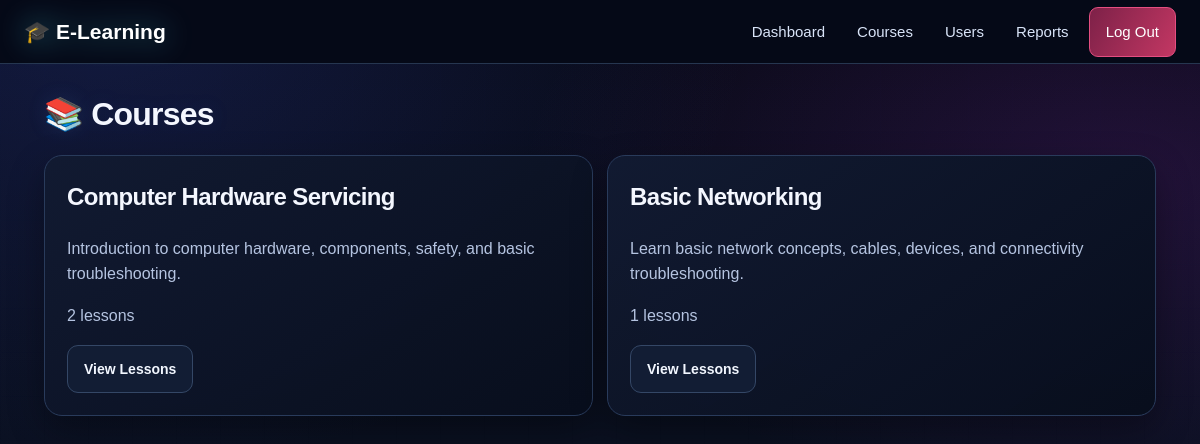
The page /courses (signed in) on the database its author committed.
### tables this page shows
CREATE TABLE courses(id INTEGER PRIMARY KEY AUTOINCREMENT,title TEXT NOT NULL,description TEXT NOT NULL,created_at TEXT DEFAULT CURRENT_TIMESTAMP);

### app.py (the view)
@app.route('/courses')
@login_required
def courses():
    con=db(); rows=con.execute('SELECT c.*, (SELECT COUNT(*) FROM lessons l WHERE l.course_id=c.id) lesson_count FROM courses c').fetchall(); con.close()
    return render_template('courses.html',courses=rows)

### app.py (called while the page is built)
def db():
    con=sqlite3.connect(DB)
    con.row_factory=sqlite3.Row
    con.execute('PRAGMA foreign_keys=ON')
    return con

def login_required(fn):
    @wraps(fn)
    def wrap(*a,**kw):
        if 'user' not in session: return redirect(url_for('login'))
        return fn(*a,**kw)
    return wrap

@app.context_processor
def inject():
    return {'user':session.get('user')}

### templates/courses.html
{% extends 'base.html' %}{% block content %}<h1>📚 Courses</h1><div class="py-grid">{% for c in courses %}<div class="py-card"><h2>{{ c.title }}</h2><p>{{ c.description }}</p><p class="py-muted">{{ c.lesson_count }} lessons</p><a class="py-btn" href="{{ url_for('course',cid=c.id) }}">View Lessons</a></div>{% else %}<p>No courses yet.</p>{% endfor %}</div>{% endblock %}

### static/style.css (style rules this page uses)
* { box-sizing:border-box }
body { margin:0;font-family:Arial,Helvetica,sans-serif;background:#f4f7fb;color:#1f2937 }
:root { color-scheme:dark; --bg:#070914;--bg-2:#0b1020;--surface:rgba(16,23,43,.88);--surface-solid:#10172b; --surface-2:#141e36;--line:rgba(125,151,205,.22);--text:#edf4ff;--muted:#9baac8; --cyan:#4deaff;--blue:#5588ff;--violet:#b66bff;--pink:#ff5bd6;--green:#57f5b2; --danger:#ff6689;--glow-cyan:0 0 14px rgba(77,234,255,.22);--glow-violet:0 0 20px rgba(182,107,255,.22); }
html { scroll-behavior:smooth;scroll-padding-top:90px;background:var(--bg) }
body { position:relative;isolation:isolate;background:radial-gradient(ellipse at 15% 0%,rgba(67,80,190,.18),transparent 42%),radial-gradient(ellipse at 90% 18%,rgba(134,50,190,.13),transparent 38%),linear-gradient(180deg,#070914 0%,#0a1020 52%,#070914 100%);background-attachment:fixed;color:var(--text);line-height:1.6;overflow-x:hidden }
body:before { content:"";position:fixed;inset:0;z-index:-1;pointer-events:none;opacity:.19;background-image:linear-gradient(rgba(110,145,220,.08) 1px,transparent 1px),linear-gradient(90deg,rgba(110,145,220,.08) 1px,transparent 1px);background-size:44px 44px;mask-image:linear-gradient(to bottom,black,transparent 82%) }
.hero h1,h1,h2,h3 { color:#f4f7ff;letter-spacing:-.025em }
h1 { line-height:1.16;text-shadow:0 0 22px rgba(85,136,255,.12) }
p { color:#c1cce3 }
.scroll-reveal { opacity:1;transform:none }
.motion-ready .scroll-reveal { opacity:0;transform:translateY(22px) scale(.99);transition:opacity .65s ease var(--reveal-delay,0ms),transform .65s cubic-bezier(.2,.75,.25,1) var(--reveal-delay,0ms) }
.motion-ready .scroll-reveal.is-visible { opacity:1;transform:translateY(0) scale(1) }
:root { color-scheme:dark!important;--bg:#070914;--text:#edf4ff;--muted:#aab8d6;--cyan:#4deaff;--violet:#b66bff }
html,body { min-height:100%;background-color:#070914!important;color:#edf4ff!important }
body { background-image:radial-gradient(ellipse at 8% 0%,rgba(61,86,220,.22),transparent 42%),radial-gradient(ellipse at 94% 22%,rgba(151,46,201,.18),transparent 38%),linear-gradient(180deg,#070914 0%,#0a1020 55%,#070914 100%)!important;background-attachment:fixed!important }
body:before { z-index:0!important;opacity:.15!important;pointer-events:none!important }
h1,h2,h3,h4,strong,b,th { color:#f4f7ff }
p,.muted,small { color:#b5c4e1 }
.motion-ready .scroll-reveal { opacity:0;transform:translateY(25px) scale(.985);transition:opacity .62s ease var(--reveal-delay,0ms),transform .62s cubic-bezier(.2,.75,.25,1) var(--reveal-delay,0ms) }

### templates/base.html (style rules this page uses)
:root { --bg:#070914;--panel:#0c1326;--line:#293b5b;--muted:#b5c4e1;--cyan:#4deaff;--pink:#c33763;--grad:linear-gradient(110deg,#1768a9,#5940b8 58%,#852f9e) }
* { box-sizing:border-box }
html,body { margin:0;min-height:100%;font-family:Arial,Helvetica,sans-serif;background:radial-gradient(ellipse at 8% 0%,rgba(61,86,220,.22),transparent 42%),radial-gradient(ellipse at 94% 22%,rgba(151,46,201,.18),transparent 38%),linear-gradient(180deg,#070914,#0a1020 55%,#070914);color:#edf4ff }
body { background-attachment:fixed }
.py-card,.hero,.stat { background:linear-gradient(145deg,rgba(18,27,50,.97),rgba(8,14,29,.98));border:1px solid #293b5b;border-radius:18px;padding:22px;color:#edf4ff;box-shadow:0 14px 36px #0005;margin:0 0 18px }
.py-card h2,.py-card h3 { margin-top:0 }
.muted,.py-muted { color:#b5c4e1 }
.py-grid { display:grid;grid-template-columns:repeat(auto-fit,minmax(165px,1fr));gap:14px;margin:18px 0 }
.py-grid .py-card { margin:0 }
.py-btn,button { display:inline-flex;align-items:center;justify-content:center;gap:7px;padding:12px 16px;border:1px solid #344766;border-radius:11px;background:#121d34;color:#f2f7ff;text-decoration:none;font-weight:700;cursor:pointer;font-size:14px }

### rows shown on the page
courses: title "Computer Hardware Servicing", description "Introduction to computer hardware, components, safety, and basic troubleshooting.", lesson_count "2"
courses: title "Basic Networking", description "Learn basic network concepts, cables, devices, and connectivity troubleshooting.", lesson_count "1"
